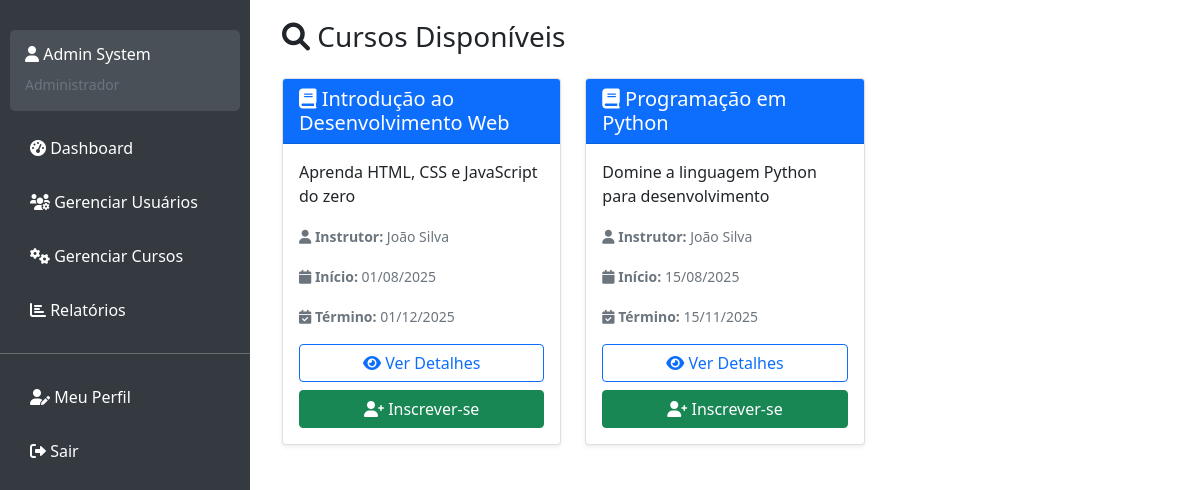
The page /available_courses.php (signed in) on the database its author committed.
### tables this page shows
CREATE TABLE courses (
    id INT AUTO_INCREMENT PRIMARY KEY,
    title VARCHAR(255) NOT NULL,
    description TEXT,
    instructor_id INT NOT NULL,
    `status` ENUM('publicado', 'rascunho', 'arquivado') DEFAULT 'rascunho',
    start_date DATE,
    end_date DATE,
    created_at TIMESTAMP DEFAULT CURRENT_TIMESTAMP,
    updated_at TIMESTAMP DEFAULT CURRENT_TIMESTAMP ON UPDATE CURRENT_TIMESTAMP,
    FOREIGN KEY (instructor_id) REFERENCES users(id) ON DELETE CASCADE
);

CREATE TABLE users (
    id INT AUTO_INCREMENT PRIMARY KEY,
    username VARCHAR(50) NOT NULL UNIQUE,
    password_hash VARCHAR(255) NOT NULL,
    email VARCHAR(100) NOT NULL UNIQUE,
    first_name VARCHAR(50),
    last_name VARCHAR(50),
    `role` ENUM('administrador', 'instrutor', 'estudante') NOT NULL,
    created_at TIMESTAMP DEFAULT CURRENT_TIMESTAMP,
    updated_at TIMESTAMP DEFAULT CURRENT_TIMESTAMP ON UPDATE CURRENT_TIMESTAMP
);

### classes/Course.php (called while the page is built, shortened)
<?php
class Course {
    private $conn;
    private $table_name = "courses";
    public function __construct($db) {
        $this->conn = $db;
    }
    public function readPublished() {
        $query = "SELECT c.id, c.title, c.description, c.start_date, c.end_date,
                         u.first_name, u.last_name, c.created_at
                 FROM " . $this->table_name . " c
                 LEFT JOIN users u ON c.instructor_id = u.id
                 WHERE c.status = 'publicado'
                 ORDER BY c.created_at DESC";
        $stmt = $this->conn->prepare($query);
        $stmt->execute();
        return $stmt;
    }
}
?>

### includes/auth.php (called while the page is built, shortened)
<?php
function getCurrentUserId() {
    return $_SESSION['user_id'] ?? null;
}
?>

### classes/Enrollment.php (called while the page is built, shortened)
<?php
class Enrollment {
    private $conn;
    private $table_name = "enrollments";
    public function __construct($db) {
        $this->conn = $db;
    }
    public function isEnrolled($user_id, $course_id) {
        $query = "SELECT id FROM " . $this->table_name . "
                 WHERE user_id = ? AND course_id = ? LIMIT 1";
        $stmt = $this->conn->prepare($query);
        $stmt->bindParam(1, $user_id);
        $stmt->bindParam(2, $course_id);
        $stmt->execute();
        return $stmt->rowCount() > 0;
    }
}
?>

### available_courses.php (the view, shortened to what this page needs)
<?php
require_once 'classes/Course.php';
require_once 'classes/Enrollment.php';
require_once 'includes/auth.php';
$database = new Database();
$db = $database->getConnection();
$course = new Course($db);
$enrollment = new Enrollment($db);
include 'includes/header.php';
$available_courses = $course->readPublished();
?>
<div class="container-fluid">
    <div class="row">
        <div class="col-12">
            <h1 class="h3 mb-4">
                <i class="fas fa-search"></i> Cursos Disponíveis
            </h1>
        </div>
    </div>
    <div class="row">
        <?php if ($available_courses->rowCount() > 0): ?>
            <?php while ($row = $available_courses->fetch(PDO::FETCH_ASSOC)): ?>
                <div class="col-lg-4 col-md-6 mb-4">
                    <div class="card h-100 shadow-sm">
                        <div class="card-header bg-primary text-white">
                            <h5 class="card-title mb-0">
                                <i class="fas fa-book"></i> <?php echo htmlspecialchars($row['title']); ?>
                            </h5>
                        </div>
                        <div class="card-body d-flex flex-column">
                            <p class="card-text"><?php echo htmlspecialchars($row['description']); ?></p>
                            <div class="mb-3">
                                <small class="text-muted">
                                    <i class="fas fa-user"></i>
                                    <strong>Instrutor:</strong> <?php echo htmlspecialchars($row['first_name'] . ' ' . $row['last_name']); ?>
                                </small>
                            </div>
                            <?php if ($row['start_date']): ?>
                                <div class="mb-3">
                                    <small class="text-muted">
                                        <i class="fas fa-calendar"></i>
                                        <strong>Início:</strong> <?php echo date('d/m/Y', strtotime($row['start_date'])); ?>
                                    </small>
                                </div>
                            <?php endif; ?>
                            <?php if ($row['end_date']): ?>
                                <div class="mb-3">
                                    <small class="text-muted">
                                        <i class="fas fa-calendar-check"></i>
                                        <strong>Término:</strong> <?php echo date('d/m/Y', strtotime($row['end_date'])); ?>
                                    </small>
                                </div>
                            <?php endif; ?>
                            <div class="mt-auto">
                                <?php if ($enrollment->isEnrolled(getCurrentUserId(), $row['id'])): ?>
                                    <div class="d-grid gap-2">
                                        <span class="badge bg-success p-2">
                                            <i class="fas fa-check"></i> Já Inscrito
                                        </span>
                                        <a href="view_course.php?id=<?php echo $row['id']; ?>" class="btn btn-primary">
                                            <i class="fas fa-eye"></i> Acessar Curso
                                        </a>
                                    </div>
                                <?php else: ?>
                                    <div class="d-grid gap-2">
                                        <a href="view_course.php?id=<?php echo $row['id']; ?>" class="btn btn-outline-primary">
                                            <i class="fas fa-eye"></i> Ver Detalhes
                                        </a>
                                        <form method="POST" class="d-inline">
                                            <button type="submit" name="enroll" class="btn btn-success w-100"
                                                    onclick="return confirm('Deseja se inscrever neste curso?')">
                                                <i class="fas fa-user-plus"></i> Inscrever-se
                                            </button>
                                        </form>
                                    </div>
                                <?php endif; ?>
                            </div>
                        </div>
                    </div>
                </div>
            <?php endwhile; ?>
        <?php endif; ?>
    </div>
</div>
<?php include 'includes/footer.php'; ?>

### rows shown on the page
courses: title "Introdução ao Desenvolvimento Web", description "Aprenda HTML, CSS e JavaScript do zero", instructor.last_name "João Silva", start_date "01/08/2025", end_date "01/12/2025"
courses: title "Programação em Python", description "Domine a linguagem Python para desenvolvimento", instructor.last_name "João Silva", start_date "15/08/2025", end_date "15/11/2025"

### other values the page prints
getCurrentUserName() "Admin System"
getCurrentUserRole() "Administrador"
